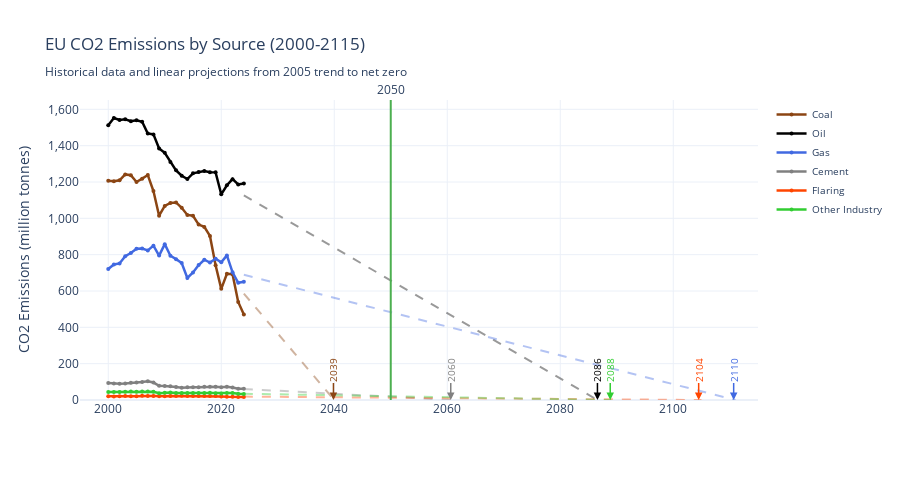

The notebook cell this image was saved under:
### Code cell
# Create line chart with each emission source and trend projections to zero
import plotly.graph_objects as go
from sklearn.linear_model import LinearRegression
import numpy as np

# Define emission sources with colors
source_colors = {
    'coal_co2': '#8B4513',      # Brown for coal
    'oil_co2': '#000000',        # Black for oil
    'gas_co2': '#4169E1',        # Royal Blue for gas
    'cement_co2': '#808080',     # Gray for cement
    'flaring_co2': '#FF4500',    # Orange-Red for flaring
    'other_industry_co2': '#32CD32'  # Lime Green for other industry
}

source_names = {
    'coal_co2': 'Coal',
    'oil_co2': 'Oil',
    'gas_co2': 'Gas',
    'cement_co2': 'Cement',
    'flaring_co2': 'Flaring',
    'other_industry_co2': 'Other Industry'
}

fig = go.Figure()

# Store projection info for each source
zero_crossing_years = {}

# Process each source
for source_col, color in source_colors.items():
    source_name = source_names[source_col]
    
    # Get data for this source (remove NaN values)
    source_data = data[['year', source_col]].dropna()
    
    if len(source_data) == 0:
        continue
    
    # Add actual data line
    fig.add_trace(go.Scatter(
        x=source_data['year'],
        y=source_data[source_col],
        mode='lines+markers',
        name=source_name,
        line=dict(color=color, width=2.5),
        marker=dict(size=4),
        hovertemplate=f'<b>{source_name}</b><br>Year: %{{x}}<br>CO2: %{{y:,.2f}} MT<extra></extra>'
    ))
    
    # Create linear model from 2005 onwards
    source_2005 = source_data[source_data['year'] >= 2005].copy()
    
    if len(source_2005) > 1:
        X_source = source_2005[['year']].values
        y_source = source_2005[source_col].values
        
        model_source = LinearRegression()
        model_source.fit(X_source, y_source)
        
        slope = model_source.coef_[0]
        intercept = model_source.intercept_
        
        # Calculate when the line crosses zero
        if slope < 0:  # Only calculate if declining
            zero_year = -intercept / slope
            zero_crossing_years[source_name] = (zero_year, color)
            
            # Create projection from 2005 to zero crossing year (or max 2115)
            end_year = min(int(np.ceil(zero_year)), 2115)
            projection_years_source = list(range(2005, end_year + 1))
            projection_X_source = np.array(projection_years_source).reshape(-1, 1)
            projection_y_source = model_source.predict(projection_X_source)
            
            # Ensure projection doesn't go below zero
            projection_y_source = np.maximum(projection_y_source, 0)
        else:
            # If not declining, just project to 2115
            projection_years_source = list(range(2005, 2116))
            projection_X_source = np.array(projection_years_source).reshape(-1, 1)
            projection_y_source = model_source.predict(projection_X_source)
        
        # Add projection line (dashed, 40% opacity) - only display from 2024
        color_rgba = color.replace('#', '')
        r = int(color_rgba[0:2], 16)
        g = int(color_rgba[2:4], 16)
        b = int(color_rgba[4:6], 16)
        color_with_opacity = f'rgba({r}, {g}, {b}, 0.4)'
        
        # Filter to show only from 2024 onwards
        display_mask = np.array(projection_years_source) >= 2024
        display_years = np.array(projection_years_source)[display_mask]
        display_values = projection_y_source[display_mask]
        
        fig.add_trace(go.Scatter(
            x=display_years,
            y=display_values,
            mode='lines',
            name=f'{source_name} Projection',
            line=dict(color=color_with_opacity, width=2, dash='dash'),
            showlegend=False,
            hovertemplate=f'<b>{source_name} Projection</b><br>Year: %{{x}}<br>CO2: %{{y:,.2f}} MT<extra></extra>'
        ))

# Add vertical line at 2050 (green color matching the 2050 target star)
fig.add_vline(
    x=2050,
    line=dict(color='#4CAF50', width=2, dash='solid'),
    annotation_text='2050',
    annotation_position='top'
)

# Add labels for zero crossing years
for source_name, (zero_year, color) in zero_crossing_years.items():
    if zero_year <= 2115:  # Only show if within chart range
        fig.add_annotation(
            x=zero_year,
            y=0,
            text=f'{int(zero_year)}',
            showarrow=True,
            arrowhead=2,
            arrowsize=1,
            arrowwidth=1.5,
            arrowcolor=color,
            ax=0,
            ay=-30,
            font=dict(size=10, color=color),
            textangle=-90,
            bgcolor='rgba(0,0,0,0)',
            bordercolor='rgba(0,0,0,0)',
            borderwidth=0
        )

fig.update_layout(
    title='EU CO2 Emissions by Source (2000-2115)<br><sub>Historical data and linear projections from 2005 trend to net zero</sub>',
    xaxis_title='',
    yaxis_title='CO2 Emissions (million tonnes)',
    yaxis=dict(
        separatethousands=True,
        rangemode='tozero'
    ),
    xaxis=dict(
        range=[1995, 2115]
    ),
    hovermode='x unified',
    template='plotly_white',
    height=480,
    showlegend=True,
    legend=dict(
        orientation="v",
        yanchor="top",
        y=1,
        xanchor="left",
        x=1.02,
        font=dict(size=10)
    )
)

fig.show()

# Print zero crossing years
print("\nProjected Year Each Source Reaches Net Zero:")
print("=" * 60)
for source_name, (zero_year, _) in sorted(zero_crossing_years.items(), key=lambda x: x[1][0]):
    print(f"{source_name}: {int(zero_year)}")
    
# Verify totals match original chart
print("\n\nVerification - Total CO2 by Year (should match previous chart):")
print("=" * 60)
test_years = [2000, 2005, 2010, 2015, 2020, 2024]
for year in test_years:
    year_data = data[data['year'] == year]
    if len(year_data) > 0:
        total_co2 = year_data['co2'].values[0]
        source_sum = sum([year_data[col].values[0] if col in year_data.columns and not pd.isna(year_data[col].values[0]) else 0 
                         for col in source_colors.keys()])
        print(f"{year}: Total CO2 = {total_co2:,.2f} MT | Sum of sources = {source_sum:,.2f} MT")

### Figure 1 — Plotly figure (JSON) as saved in the notebook; plotly's stock layout.template omitted (floating-point values rounded to 4 significant figures)
{"data": [{"hovertemplate": "<b>Coal</b><br>Year: %{x}<br>CO2: %{y:,.2f} MT<extra></extra>", "line": {"color": "#8B4513", "width": 2.5}, "marker": {"size": 4}, "mode": "lines+markers", "name": "Coal", "type": "scatter", "x": [2000, 2001, 2002, 2003, 2004, 2005, 2006, 2007, 2008, 2009, 2010, 2011, 2012, 2013, 2014, 2015, 2016, 2017, 2018, 2019, 2020, 2021, 2022, 2023, 2024], "y": [1207.0, 1204.0, 1209.0, 1242.0, 1237.0, 1200.0, 1218.0, 1238.0, 1150.0, 1015.0, 1068.0, 1085.0, 1087.0, 1058.0, 1019.0, 1014.0, 965.6, 953.0, 903.2, 741.4, 611.8, 694.4, 692.7, 540.0, 470.7]}, {"hovertemplate": "<b>Coal Projection</b><br>Year: %{x}<br>CO2: %{y:,.2f} MT<extra></extra>", "line": {"color": "rgba(139, 69, 19, 0.4)", "dash": "dash", "width": 2}, "mode": "lines", "name": "Coal Projection", "showlegend": false, "type": "scatter", "x": [2024, 2025, 2026, 2027, 2028, 2029, 2030, 2031, 2032, 2033, 2034, 2035, 2036, 2037, 2038, 2039, 2040], "y": [585.6, 548.7, 511.7, 474.8, 437.9, 401.0, 364.0, 327.1, 290.2, 253.3, 216.4, 179.4, 142.5, 105.6, 68.68, 31.76, 0]}, {"hovertemplate": "<b>Oil</b><br>Year: %{x}<br>CO2: %{y:,.2f} MT<extra></extra>", "line": {"color": "#000000", "width": 2.5}, "marker": {"size": 4}, "mode": "lines+markers", "name": "Oil", "type": "scatter", "x": [2000, 2001, 2002, 2003, 2004, 2005, 2006, 2007, 2008, 2009, 2010, 2011, 2012, 2013, 2014, 2015, 2016, 2017, 2018, 2019, 2020, 2021, 2022, 2023, 2024], "y": [1513.0, 1552.0, 1541.0, 1545.0, 1535.0, 1539.0, 1532.0, 1467.0, 1462.0, 1385.0, 1361.0, 1309.0, 1264.0, 1235.0, 1216.0, 1248.0, 1256.0, 1260.0, 1254.0, 1253.0, 1132.0, 1182.0, 1216.0, 1187.0, 1192.0]}, {"hovertemplate": "<b>Oil Projection</b><br>Year: %{x}<br>CO2: %{y:,.2f} MT<extra></extra>", "line": {"color": "rgba(0, 0, 0, 0.4)", "dash": "dash", "width": 2}, "mode": "lines", "name": "Oil Projection", "showlegend": false, "type": "scatter", "x": [2024, 2025, 2026, 2027, 2028, 2029, 2030, 2031, 2032, 2033, 2034, 2035, 2036, 2037, 2038, 2039, 2040, 2041, 2042, 2043, 2044, 2045, 2046, 2047, 2048, 2049, 2050, 2051, 2052, 2053, 2054, 2055, 2056, 2057, 2058, 2059, 2060, 2061, 2062, 2063, 2064, 2065, 2066, 2067, 2068, 2069, 2070, 2071, 2072, 2073, 2074, 2075, 2076, 2077, 2078, 2079, 2080, 2081, 2082, 2083, 2084, 2085, 2086, 2087], "y": [1126.0, 1108.0, 1090.0, 1072.0, 1054.0, 1036.0, 1018.0, 1000.0, 982.5, 964.5, 946.5, 928.5, 910.5, 892.5, 874.5, 856.5, 838.5, 820.5, 802.5, 784.5, 766.5, 748.5, 730.5, 712.5, 694.5, 676.5, 658.5, 640.5, 622.5, 604.5, 586.5, 568.5, 550.5, 532.5, 514.5, 496.5, 478.5, 460.5, 442.5, 424.5, 406.5, 388.5, 370.5, 352.5, 334.5, 316.5, 298.5, 280.5, 262.5, 244.5, 226.5, 208.5, 190.5, 172.5, 154.5, 136.5, 118.5, 100.5, 82.47, 64.47, 46.47, 28.47, 10.47, 0]}, {"hovertemplate": "<b>Gas</b><br>Year: %{x}<br>CO2: %{y:,.2f} MT<extra></extra>", "line": {"color": "#4169E1", "width": 2.5}, "marker": {"size": 4}, "mode": "lines+markers", "name": "Gas", "type": "scatter", "x": [2000, 2001, 2002, 2003, 2004, 2005, 2006, 2007, 2008, 2009, 2010, 2011, 2012, 2013, 2014, 2015, 2016, 2017, 2018, 2019, 2020, 2021, 2022, 2023, 2024], "y": [721.7, 746.0, 751.8, 791.9, 809.0, 832.6, 833.6, 823.6, 849.7, 795.0, 857.8, 794.2, 775.3, 754.4, 671.7, 702.4, 743.2, 772.1, 756.9, 777.8, 757.9, 796.0, 702.8, 645.1, 651.1]}, {"hovertemplate": "<b>Gas Projection</b><br>Year: %{x}<br>CO2: %{y:,.2f} MT<extra></extra>", "line": {"color": "rgba(65, 105, 225, 0.4)", "dash": "dash", "width": 2}, "mode": "lines", "name": "Gas Projection", "showlegend": false, "type": "scatter", "x": [2024, 2025, 2026, 2027, 2028, 2029, 2030, 2031, 2032, 2033, 2034, 2035, 2036, 2037, 2038, 2039, 2040, 2041, 2042, 2043, 2044, 2045, 2046, 2047, 2048, 2049, 2050, 2051, 2052, 2053, 2054, 2055, 2056, 2057, 2058, 2059, 2060, 2061, 2062, 2063, 2064, 2065, 2066, 2067, 2068, 2069, 2070, 2071, 2072, 2073, 2074, 2075, 2076, 2077, 2078, 2079, 2080, 2081, 2082, 2083, 2084, 2085, 2086, 2087, 2088, 2089, 2090, 2091, 2092, 2093, 2094, 2095, 2096, 2097, 2098, 2099, 2100, 2101, 2102, 2103, 2104, 2105, 2106, 2107, 2108, 2109, 2110, 2111], "y": [689.1, 681.2, 673.2, 665.3, 657.3, 649.4, 641.4, 633.5, 625.6, 617.6, 609.7, 601.7, 593.8, 585.8, 577.9, 569.9, 562.0, 554.0, 546.1, 538.1, 530.2, 522.2, 514.3, 506.3, 498.4, 490.4, 482.5, 474.5, 466.6, 458.6, 450.7, 442.7, 434.8, 426.8, 418.9, 410.9, 403.0, 395.0, 387.1, 379.1, 371.2, 363.2, 355.3, 347.3, 339.4, 331.4, 323.5, 315.5, 307.6, 299.6, 291.7, 283.7, 275.8, 267.8, 259.9, 251.9, 244.0, 236.0, 228.1, 220.1, 212.2, 204.2, 196.3, 188.3, 180.4, 172.5, 164.5, 156.6, 148.6, 140.7, 132.7, 124.8, 116.8, 108.9, 100.9, 92.96, 85.01, 77.06, 69.11, 61.16, 53.21, 45.26, 37.31, 29.37, 21.42, 13.47, 5.518, 0]}, {"hovertemplate": "<b>Cement</b><br>Year: %{x}<br>CO2: %{y:,.2f} MT<extra></extra>", "line": {"color": "#808080", "width": 2.5}, "marker": {"size": 4}, "mode": "lines+markers", "name": "Cement", "type": "scatter", "x": [2000, 2001, 2002, 2003, 2004, 2005, 2006, 2007, 2008, 2009, 2010, 2011, 2012, 2013, 2014, 2015, 2016, 2017, 2018, 2019, 2020, 2021, 2022, 2023, 2024], "y": [93.3, 91.03, 90.13, 91.36, 95.55, 96.02, 98.79, 103.2, 96.06, 78.54, 76.95, 75.69, 71.33, 67.61, 70.8, 70.18, 70.15, 72.3, 73.61, 73.56, 70.41, 72.42, 68.66, 62.36, 62.37]}, {"hovertemplate": "<b>Cement Projection</b><br>Year: %{x}<br>CO2: %{y:,.2f} MT<extra></extra>", "line": {"color": "rgba(128, 128, 128, 0.4)", "dash": "dash", "width": 2}, "mode": "lines", "name": "Cement Projection", "showlegend": false, "type": "scatter", "x": [2024, 2025, 2026, 2027, 2028, 2029, 2030, 2031, 2032, 2033, 2034, 2035, 2036, 2037, 2038, 2039, 2040, 2041, 2042, 2043, 2044, 2045, 2046, 2047, 2048, 2049, 2050, 2051, 2052, 2053, 2054, 2055, 2056, 2057, 2058, 2059, 2060, 2061], "y": [60.78, 59.12, 57.46, 55.8, 54.14, 52.48, 50.82, 49.16, 47.5, 45.84, 44.18, 42.52, 40.87, 39.21, 37.55, 35.89, 34.23, 32.57, 30.91, 29.25, 27.59, 25.93, 24.27, 22.61, 20.95, 19.29, 17.63, 15.97, 14.31, 12.65, 10.99, 9.327, 7.667, 6.007, 4.347, 2.688, 1.028, 0]}, {"hovertemplate": "<b>Flaring</b><br>Year: %{x}<br>CO2: %{y:,.2f} MT<extra></extra>", "line": {"color": "#FF4500", "width": 2.5}, "marker": {"size": 4}, "mode": "lines+markers", "name": "Flaring", "type": "scatter", "x": [2000, 2001, 2002, 2003, 2004, 2005, 2006, 2007, 2008, 2009, 2010, 2011, 2012, 2013, 2014, 2015, 2016, 2017, 2018, 2019, 2020, 2021, 2022, 2023, 2024], "y": [20.91, 19.71, 20.35, 21.4, 20.11, 20.94, 22.89, 22.66, 22.41, 20.49, 21.16, 21.7, 21.62, 23.28, 22.6, 22.31, 21.86, 22.37, 22.11, 21.39, 19.1, 17.89, 18.47, 16.99, 16.92]}, {"hovertemplate": "<b>Flaring Projection</b><br>Year: %{x}<br>CO2: %{y:,.2f} MT<extra></extra>", "line": {"color": "rgba(255, 69, 0, 0.4)", "dash": "dash", "width": 2}, "mode": "lines", "name": "Flaring Projection", "showlegend": false, "type": "scatter", "x": [2024, 2025, 2026, 2027, 2028, 2029, 2030, 2031, 2032, 2033, 2034, 2035, 2036, 2037, 2038, 2039, 2040, 2041, 2042, 2043, 2044, 2045, 2046, 2047, 2048, 2049, 2050, 2051, 2052, 2053, 2054, 2055, 2056, 2057, 2058, 2059, 2060, 2061, 2062, 2063, 2064, 2065, 2066, 2067, 2068, 2069, 2070, 2071, 2072, 2073, 2074, 2075, 2076, 2077, 2078, 2079, 2080, 2081, 2082, 2083, 2084, 2085, 2086, 2087, 2088, 2089, 2090, 2091, 2092, 2093, 2094, 2095, 2096, 2097, 2098, 2099, 2100, 2101, 2102, 2103, 2104, 2105], "y": [18.75, 18.51, 18.28, 18.05, 17.81, 17.58, 17.35, 17.12, 16.88, 16.65, 16.42, 16.18, 15.95, 15.72, 15.49, 15.25, 15.02, 14.79, 14.55, 14.32, 14.09, 13.86, 13.62, 13.39, 13.16, 12.92, 12.69, 12.46, 12.23, 11.99, 11.76, 11.53, 11.29, 11.06, 10.83, 10.6, 10.36, 10.13, 9.897, 9.664, 9.431, 9.198, 8.966, 8.733, 8.5, 8.267, 8.034, 7.801, 7.568, 7.335, 7.103, 6.87, 6.637, 6.404, 6.171, 5.938, 5.705, 5.472, 5.24, 5.007, 4.774, 4.541, 4.308, 4.075, 3.842, 3.609, 3.377, 3.144, 2.911, 2.678, 2.445, 2.212, 1.979, 1.746, 1.513, 1.281, 1.048, 0.8148, 0.582, 0.3491, 0.1162, 0]}, {"hovertemplate": "<b>Other Industry</b><br>Year: %{x}<br>CO2: %{y:,.2f} MT<extra></extra>", "line": {"color": "#32CD32", "width": 2.5}, "marker": {"size": 4}, "mode": "lines+markers", "name": "Other Industry", "type": "scatter", "x": [2000, 2001, 2002, 2003, 2004, 2005, 2006, 2007, 2008, 2009, 2010, 2011, 2012, 2013, 2014, 2015, 2016, 2017, 2018, 2019, 2020, 2021, 2022, 2023, 2024], "y": [44.53, 44.33, 44.71, 45.21, 46.35, 45.81, 46.57, 47.1, 45.17, 36.9, 39.43, 40.97, 38.8, 38.78, 38.74, 38.1, 38.16, 38.68, 39.33, 37.68, 35.5, 38.51, 38.64, 33.86, 33.61]}, {"hovertemplate": "<b>Other Industry Projection</b><br>Year: %{x}<br>CO2: %{y:,.2f} MT<extra></extra>", "line": {"color": "rgba(50, 205, 50, 0.4)", "dash": "dash", "width": 2}, "mode": "lines", "name": "Other Industry Projection", "showlegend": false, "type": "scatter", "x": [2024, 2025, 2026, 2027, 2028, 2029, 2030, 2031, 2032, 2033, 2034, 2035, 2036, 2037, 2038, 2039, 2040, 2041, 2042, 2043, 2044, 2045, 2046, 2047, 2048, 2049, 2050, 2051, 2052, 2053, 2054, 2055, 2056, 2057, 2058, 2059, 2060, 2061, 2062, 2063, 2064, 2065, 2066, 2067, 2068, 2069, 2070, 2071, 2072, 2073, 2074, 2075, 2076, 2077, 2078, 2079, 2080, 2081, 2082, 2083, 2084, 2085, 2086, 2087, 2088, 2089], "y": [34.47, 33.94, 33.4, 32.87, 32.34, 31.81, 31.28, 30.75, 30.21, 29.68, 29.15, 28.62, 28.09, 27.56, 27.03, 26.49, 25.96, 25.43, 24.9, 24.37, 23.84, 23.3, 22.77, 22.24, 21.71, 21.18, 20.65, 20.12, 19.58, 19.05, 18.52, 17.99, 17.46, 16.93, 16.4, 15.86, 15.33, 14.8, 14.27, 13.74, 13.21, 12.67, 12.14, 11.61, 11.08, 10.55, 10.02, 9.486, 8.954, 8.422, 7.891, 7.359, 6.828, 6.296, 5.765, 5.233, 4.702, 4.17, 3.639, 3.107, 2.576, 2.044, 1.513, 0.9813, 0.4498, 0]}], "layout": {"annotations": [{"showarrow": false, "text": "2050", "x": 2050, "xanchor": "center", "xref": "x", "y": 1, "yanchor": "bottom", "yref": "y domain"}, {"arrowcolor": "#8B4513", "arrowhead": 2, "arrowsize": 1, "arrowwidth": 1.5, "ax": 0, "ay": -30, "bgcolor": "rgba(0,0,0,0)", "bordercolor": "rgba(0,0,0,0)", "borderwidth": 0, "font": {"color": "#8B4513", "size": 10}, "showarrow": true, "text": "2039", "textangle": -90, "x": 2040.0, "y": 0}, {"arrowcolor": "#000000", "arrowhead": 2, "arrowsize": 1, "arrowwidth": 1.5, "ax": 0, "ay": -30, "bgcolor": "rgba(0,0,0,0)", "bordercolor": "rgba(0,0,0,0)", "borderwidth": 0, "font": {"color": "#000000", "size": 10}, "showarrow": true, "text": "2086", "textangle": -90, "x": 2087.0, "y": 0}, {"arrowcolor": "#4169E1", "arrowhead": 2, "arrowsize": 1, "arrowwidth": 1.5, "ax": 0, "ay": -30, "bgcolor": "rgba(0,0,0,0)", "bordercolor": "rgba(0,0,0,0)", "borderwidth": 0, "font": {"color": "#4169E1", "size": 10}, "showarrow": true, "text": "2110", "textangle": -90, "x": 2111.0, "y": 0}, {"arrowcolor": "#808080", "arrowhead": 2, "arrowsize": 1, "arrowwidth": 1.5, "ax": 0, "ay": -30, "bgcolor": "rgba(0,0,0,0)", "bordercolor": "rgba(0,0,0,0)", "borderwidth": 0, "font": {"color": "#808080", "size": 10}, "showarrow": true, "text": "2060", "textangle": -90, "x": 2061.0, "y": 0}, {"arrowcolor": "#FF4500", "arrowhead": 2, "arrowsize": 1, "arrowwidth": 1.5, "ax": 0, "ay": -30, "bgcolor": "rgba(0,0,0,0)", "bordercolor": "rgba(0,0,0,0)", "borderwidth": 0, "font": {"color": "#FF4500", "size": 10}, "showarrow": true, "text": "2104", "textangle": -90, "x": 2104.0, "y": 0}, {"arrowcolor": "#32CD32", "arrowhead": 2, "arrowsize": 1, "arrowwidth": 1.5, "ax": 0, "ay": -30, "bgcolor": "rgba(0,0,0,0)", "bordercolor": "rgba(0,0,0,0)", "borderwidth": 0, "font": {"color": "#32CD32", "size": 10}, "showarrow": true, "text": "2088", "textangle": -90, "x": 2089.0, "y": 0}], "height": 480, "hovermode": "x unified", "legend": {"font": {"size": 10}, "orientation": "v", "x": 1.02, "xanchor": "left", "y": 1, "yanchor": "top"}, "shapes": [{"line": {"color": "#4CAF50", "dash": "solid", "width": 2}, "type": "line", "x0": 2050, "x1": 2050, "xref": "x", "y0": 0, "y1": 1, "yref": "y domain"}], "showlegend": true, "title": {"text": "EU CO2 Emissions by Source (2000-2115)<br><sub>Historical data and linear projections from 2005 trend to net zero</sub>"}, "xaxis": {"range": [1995, 2115], "title": {"text": ""}}, "yaxis": {"rangemode": "tozero", "separatethousands": true, "title": {"text": "CO2 Emissions (million tonnes)"}}}}
